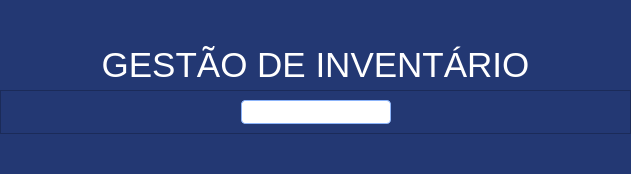
            <widget class="QWidget" name="home">
             <property name="styleSheet">
              <string notr="true">background-color: rgb(35, 56, 115);</string>
             </property>
             <layout class="QVBoxLayout" name="verticalLayout_4">
              <property name="spacing">
               <number>0</number>
              </property>
              <property name="leftMargin">
               <number>0</number>
              </property>
              <property name="topMargin">
               <number>0</number>
              </property>
              <property name="rightMargin">
               <number>0</number>
              </property>
              <property name="bottomMargin">
               <number>0</number>
              </property>
              <item>
               <spacer name="verticalSpacer_5">
                <property name="orientation">
                 <enum>Qt::Vertical</enum>
                </property>
                <property name="sizeType">
                 <enum>QSizePolicy::Expanding</enum>
                </property>
                <property name="sizeHint" stdset="0">
                 <size>
                  <width>20</width>
                  <height>40</height>
                 </size>
                </property>
               </spacer>
              </item>
              <item>
               <widget class="QLabel" name="Title">
                <property name="minimumSize">
                 <size>
                  <width>0</width>
                  <height>50</height>
                 </size>
                </property>
                <property name="font">
                 <font>
                  <pointsize>26</pointsize>
                  <weight>50</weight>
                  <bold>false</bold>
                 </font>
                </property>
                <property name="autoFillBackground">
                 <bool>false</bool>
                </property>
                <property name="styleSheet">
                 <string notr="true">color: rgb(255, 255, 255);


</string>
                </property>
                <property name="text">
                 <string>GESTÃO DE INVENTÁRIO</string>
                </property>
                <property name="alignment">
                 <set>Qt::AlignCenter</set>
                </property>
                <property name="textInteractionFlags">
                 <set>Qt::NoTextInteraction</set>
                </property>
               </widget>
              </item>
              <item>
               <widget class="QFrame" name="progress_frame">
                <property name="minimumSize">
                 <size>
                  <width>0</width>
                  <height>23</height>
                 </size>
                </property>
                <property name="frameShape">
                 <enum>QFrame::StyledPanel</enum>
                </property>
                <property name="frameShadow">
                 <enum>QFrame::Raised</enum>
                </property>
                <layout class="QHBoxLayout" name="horizontalLayout_19">
                 <item>
                  <spacer name="horizontalSpacer_14">
                   <property name="orientation">
                    <enum>Qt::Horizontal</enum>
                   </property>
                   <property name="sizeType">
                    <enum>QSizePolicy::Expanding</enum>
                   </property>
                   <property name="sizeHint" stdset="0">
                    <size>
                     <width>231</width>
                     <height>20</height>
                    </size>
                   </property>
                  </spacer>
                 </item>
                 <item>
                  <widget class="QProgressBar" name="startup_bar">
                   <property name="sizePolicy">
                    <sizepolicy hsizetype="Preferred" vsizetype="Fixed">
                     <horstretch>0</horstretch>
                     <verstretch>0</verstretch>
                    </sizepolicy>
                   </property>
                   <property name="minimumSize">
                    <size>
                     <width>150</width>
                     <height>0</height>
                    </size>
                   </property>
                   <property name="maximumSize">
                    <size>
                     <width>200</width>
                     <height>16777215</height>
                    </size>
                   </property>
                   <property name="focusPolicy">
                    <enum>Qt::WheelFocus</enum>
                   </property>
                   <property name="layoutDirection">
                    <enum>Qt::LeftToRight</enum>
                   </property>
                   <property name="styleSheet">
                    <string notr="true">QProgressBar {
    border: 1px solid rgb(140, 180, 250);
    border-radius: 4px;
    text-align: center;
    background-color: rgb(255, 255, 255);
}

QProgressBar::chunk {
    background-color: qlineargradient(x1:0, y1:0, x2:0, y2:1,
                      stop:0 rgb(90, 133, 250), stop:1 rgb(70, 113, 230));
    border-radius: 3px; /* Slightly less than the progress bar for a nice effect */
}

QProgressBar::chunk:indeterminate {
    background-color: qlineargradient(x1:0, y1:0, x2:1, y2:0,
                      stop:0 rgb(90, 133, 250), stop:1 rgb(70, 113, 230));
}

</string>
                   </property>
                   <property name="maximum">
                    <number>0</number>
                   </property>
                   <property name="value">
                    <number>-1</number>
                   </property>
                   <property name="alignment">
                    <set>Qt::AlignCenter</set>
                   </property>
                   <property name="textVisible">
                    <bool>false</bool>
                   </property>
                   <property name="orientation">
                    <enum>Qt::Horizontal</enum>
                   </property>
                   <property name="invertedAppearance">
                    <bool>false</bool>
                   </property>
                   <property name="format">
                    <string>%p%</string>
                   </property>
                  </widget>
                 </item>
                 <item>
                  <spacer name="horizontalSpacer_15">
                   <property name="orientation">
                    <enum>Qt::Horizontal</enum>
                   </property>
                   <property name="sizeHint" stdset="0">
                    <size>
                     <width>230</width>
                     <height>20</height>
                    </size>
                   </property>
                  </spacer>
                 </item>
                </layout>
               </widget>
              </item>
              <item>
               <spacer name="verticalSpacer">
                <property name="orientation">
                 <enum>Qt::Vertical</enum>
                </property>
                <property name="sizeType">
                 <enum>QSizePolicy::Expanding</enum>
                </property>
                <property name="sizeHint" stdset="0">
                 <size>
                  <width>20</width>
                  <height>40</height>
                 </size>
                </property>
               </spacer>
              </item>
             </layout>
            </widget>
